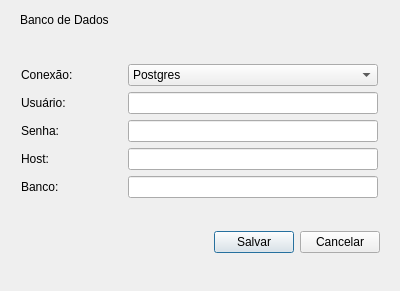
<?xml version="1.0" encoding="UTF-8"?>
<ui version="4.0">
 <class>DbConfig</class>
 <widget class="QDialog" name="DbConfig">
  <property name="geometry">
   <rect>
    <x>0</x>
    <y>0</y>
    <width>400</width>
    <height>291</height>
   </rect>
  </property>
  <property name="windowTitle">
   <string>Configurações</string>
  </property>
  <widget class="QWidget" name="">
   <property name="geometry">
    <rect>
     <x>20</x>
     <y>10</y>
     <width>360</width>
     <height>271</height>
    </rect>
   </property>
   <layout class="QVBoxLayout" name="verticalLayout">
    <item>
     <layout class="QHBoxLayout" name="horizontalLayout_7">
      <item>
       <widget class="QLabel" name="label">
        <property name="text">
         <string>Banco de Dados</string>
        </property>
       </widget>
      </item>
      <item>
       <spacer name="horizontalSpacer_3">
        <property name="orientation">
         <enum>Qt::Horizontal</enum>
        </property>
        <property name="sizeHint" stdset="0">
         <size>
          <width>40</width>
          <height>20</height>
         </size>
        </property>
       </spacer>
      </item>
     </layout>
    </item>
    <item>
     <spacer name="verticalSpacer_3">
      <property name="orientation">
       <enum>Qt::Vertical</enum>
      </property>
      <property name="sizeHint" stdset="0">
       <size>
        <width>20</width>
        <height>40</height>
       </size>
      </property>
     </spacer>
    </item>
    <item>
     <layout class="QHBoxLayout" name="horizontalLayout">
      <item>
       <widget class="QLabel" name="labelCon">
        <property name="minimumSize">
         <size>
          <width>100</width>
          <height>0</height>
         </size>
        </property>
        <property name="maximumSize">
         <size>
          <width>100</width>
          <height>16777215</height>
         </size>
        </property>
        <property name="text">
         <string>Conexão:</string>
        </property>
       </widget>
      </item>
      <item>
       <widget class="QComboBox" name="comboBoxCom">
        <property name="minimumSize">
         <size>
          <width>250</width>
          <height>0</height>
         </size>
        </property>
        <property name="maximumSize">
         <size>
          <width>250</width>
          <height>16777215</height>
         </size>
        </property>
        <item>
         <property name="text">
          <string>Postgres</string>
         </property>
        </item>
        <item>
         <property name="text">
          <string>Oracle</string>
         </property>
        </item>
       </widget>
      </item>
     </layout>
    </item>
    <item>
     <layout class="QHBoxLayout" name="horizontalLayout_2">
      <item>
       <widget class="QLabel" name="labelUser">
        <property name="minimumSize">
         <size>
          <width>100</width>
          <height>0</height>
         </size>
        </property>
        <property name="maximumSize">
         <size>
          <width>100</width>
          <height>16777215</height>
         </size>
        </property>
        <property name="text">
         <string>Usuário:</string>
        </property>
       </widget>
      </item>
      <item>
       <widget class="QLineEdit" name="lineEditUser">
        <property name="minimumSize">
         <size>
          <width>250</width>
          <height>0</height>
         </size>
        </property>
        <property name="maximumSize">
         <size>
          <width>250</width>
          <height>16777215</height>
         </size>
        </property>
       </widget>
      </item>
     </layout>
    </item>
    <item>
     <layout class="QHBoxLayout" name="horizontalLayout_3">
      <item>
       <widget class="QLabel" name="labelPass">
        <property name="minimumSize">
         <size>
          <width>100</width>
          <height>0</height>
         </size>
        </property>
        <property name="maximumSize">
         <size>
          <width>100</width>
          <height>16777215</height>
         </size>
        </property>
        <property name="text">
         <string>Senha:</string>
        </property>
       </widget>
      </item>
      <item>
       <widget class="QLineEdit" name="lineEditPass">
        <property name="minimumSize">
         <size>
          <width>250</width>
          <height>0</height>
         </size>
        </property>
        <property name="maximumSize">
         <size>
          <width>250</width>
          <height>16777215</height>
         </size>
        </property>
        <property name="echoMode">
         <enum>QLineEdit::Password</enum>
        </property>
       </widget>
      </item>
     </layout>
    </item>
    <item>
     <layout class="QHBoxLayout" name="horizontalLayout_4">
      <item>
       <widget class="QLabel" name="labelHost">
        <property name="minimumSize">
         <size>
          <width>100</width>
          <height>0</height>
         </size>
        </property>
        <property name="maximumSize">
         <size>
          <width>100</width>
          <height>16777215</height>
         </size>
        </property>
        <property name="text">
         <string>Host:</string>
        </property>
       </widget>
      </item>
      <item>
       <widget class="QLineEdit" name="lineEditHost">
        <property name="minimumSize">
         <size>
          <width>250</width>
          <height>0</height>
         </size>
        </property>
        <property name="maximumSize">
         <size>
          <width>250</width>
          <height>16777215</height>
         </size>
        </property>
       </widget>
      </item>
     </layout>
    </item>
    <item>
     <layout class="QHBoxLayout" name="horizontalLayout_5">
      <item>
       <widget class="QLabel" name="labelDb">
        <property name="minimumSize">
         <size>
          <width>100</width>
          <height>0</height>
         </size>
        </property>
        <property name="maximumSize">
         <size>
          <width>100</width>
          <height>16777215</height>
         </size>
        </property>
        <property name="text">
         <string>Banco:</string>
        </property>
       </widget>
      </item>
      <item>
       <widget class="QLineEdit" name="lineEditDb">
        <property name="minimumSize">
         <size>
          <width>250</width>
          <height>0</height>
         </size>
        </property>
        <property name="maximumSize">
         <size>
          <width>250</width>
          <height>16777215</height>
         </size>
        </property>
       </widget>
      </item>
     </layout>
    </item>
    <item>
     <spacer name="verticalSpacer">
      <property name="orientation">
       <enum>Qt::Vertical</enum>
      </property>
      <property name="sizeHint" stdset="0">
       <size>
        <width>20</width>
        <height>40</height>
       </size>
      </property>
     </spacer>
    </item>
    <item>
     <layout class="QHBoxLayout" name="horizontalLayout_6">
      <item>
       <spacer name="horizontalSpacer">
        <property name="orientation">
         <enum>Qt::Horizontal</enum>
        </property>
        <property name="sizeHint" stdset="0">
         <size>
          <width>40</width>
          <height>20</height>
         </size>
        </property>
       </spacer>
      </item>
      <item>
       <widget class="QPushButton" name="pushButtonSave">
        <property name="text">
         <string>Salvar</string>
        </property>
       </widget>
      </item>
      <item>
       <widget class="QPushButton" name="pushButtonCancel">
        <property name="text">
         <string>Cancelar</string>
        </property>
       </widget>
      </item>
     </layout>
    </item>
    <item>
     <spacer name="verticalSpacer_2">
      <property name="orientation">
       <enum>Qt::Vertical</enum>
      </property>
      <property name="sizeHint" stdset="0">
       <size>
        <width>20</width>
        <height>40</height>
       </size>
      </property>
     </spacer>
    </item>
   </layout>
  </widget>
 </widget>
 <resources/>
 <connections/>
</ui>
